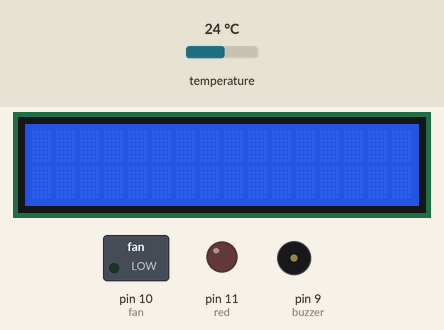
A sketch run on a simulated Arduino Uno, built with avr-gcc and run on an emulated ATmega328P. On the bench: 16×2 character LCD, switched loads named in the sketch (green lamp = pin HIGH), output pins drawn as LEDs (lit = HIGH), buzzer (waves = sounding, pin HIGH). Dashed ring = blinking. The inputs (shaded band) are chosen by the test bench; at power-on: temperature 24 °C.

Above: at 1.2 s.
1.3 s: temperature set to 39.1 °C
At 3.9 s:
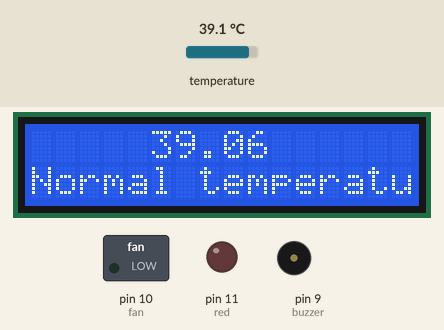
5.9 s: temperature set to 40.4 °C
At 8.2 s:
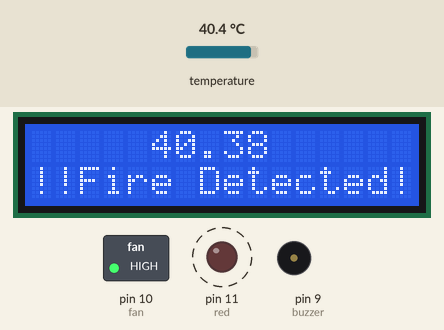
11.2 s: temperature set to 12 °C
At 12.91 s:
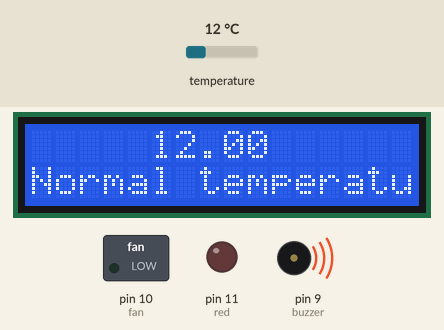
Timing chart, 0 to 20.5 s (numbered marks = the images above; inputs shaded):
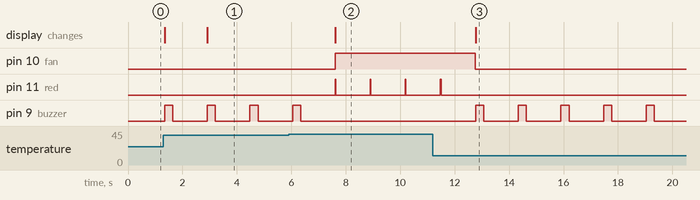

Measured:
- the behaviour switches between 39.9 and 40 °C on temperature (found by bisection; images 1 and 2)
- after the input at 1.3 s, the display: first differs from a run without the input after 1.6 s (image 1)
- after the input at 5.9 s, pin 10 (fan): LOW → HIGH after 1.7 s; pin 11 (red): alternates HIGH for 0.02 s and LOW for 1.3 s, starting after 1.7 s; pin 9 (buzzer): goes on until 6.3 s, then stays LOW; the display: changes after 1.7 s (image 2)
- after the input at 11.2 s, pin 10 (fan): HIGH → LOW after 1.6 s; pin 11 (red): goes on until 11.5 s, then stays LOW; pin 9 (buzzer): alternates HIGH for 0.30 s and LOW for 1.3 s, starting after 1.6 s; the display: changes after 1.6 s (image 3)
- by itself, pin 9 (buzzer): alternates HIGH for 0.30 s and LOW for 1.3 s

The sketch:

sketch_may19a.ino
```cpp
#include <OneWire.h>
#include <DallasTemperature.h>
#include <LiquidCrystal.h>
#define ONE_WIRE_BUS 8

LiquidCrystal lcd = LiquidCrystal(7,6,5,4,3,2);
OneWire oneWire(ONE_WIRE_BUS);
DallasTemperature sensors(&oneWire);

  // Temperature trigger
int trigger = 40;

 // Pins
int greenLed = 2;
int redLed = 4;
int fan = 10;
int buzzer = 9;
int temp=0;
int green = 9;
int red = 11;

int thresholdValue = 0;
float celsius = 0;
int fahrenheit = 0;

// Functions
void greenLightOn(){
  digitalWrite(greenLed, HIGH);
}
void greenLightOff(){
  digitalWrite(greenLed, LOW);
}
void redLightOn(){
  digitalWrite(redLed, HIGH);
}
void redLightOff(){
  digitalWrite(redLed, LOW);
}
void fanOn(){
  digitalWrite(fan, HIGH);
}
void fanOff(){
  digitalWrite(fan, LOW);
}
void buzzerOn(){
  digitalWrite(buzzer, HIGH);
}
void buzzerOff(){
  digitalWrite(buzzer, LOW);
}
void greenOn(){
  digitalWrite(green, HIGH);
}
void greenOff(){
  digitalWrite(green, LOW);
}
void redOn(){
  digitalWrite(red, HIGH);
}
void redOff(){
  digitalWrite(red, LOW);
}
void setup()
{
  pinMode(redLed, OUTPUT);
  pinMode(greenLed, OUTPUT);
  pinMode(fan, OUTPUT);
  pinMode(buzzer, OUTPUT);
  pinMode(temp, INPUT);
  pinMode(green, OUTPUT);
  pinMode(red, OUTPUT);

  lcd.begin(16, 2);
  sensors.begin();
}

void loop(){

  // Temperature calculation
  sensors.requestTemperatures();
  celsius=sensors.getTempCByIndex(0);
  delay(500);

  lcd.setCursor(5, 0);
  lcd.print(celsius);

  if(celsius >= trigger){
    fanOn();
    lcd.setCursor(0,1);
    lcd.print("!!Fire Detected!!");
    redOn();
    delay(20);
    redOff();
  }
  else if (celsius <40){
    fanOff();
    lcd.setCursor(0,1);
    lcd.print("Normal temperature");
      greenOn();
      delay(300);
      greenOff();


  }

}
```
